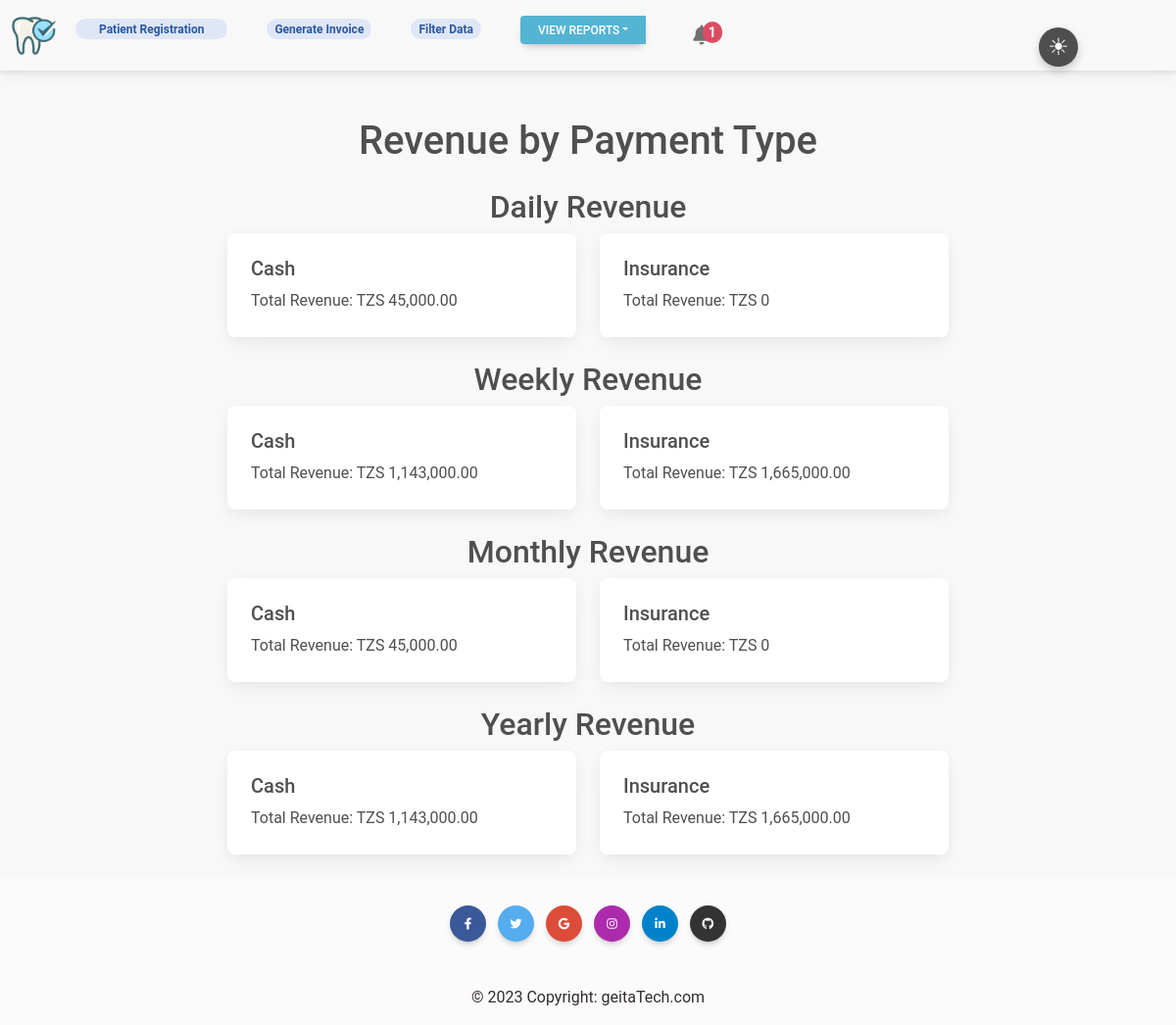
The page /reports/ on the database its author committed.
### patient/models.py (models this page shows)
class PaymentType(models.Model):
    name = models.CharField(max_length=255)
    def __str__(self):
        return self.name

### patient/views.py (the view)
# urls.py: path('reports/', views.RevenueByPaymentTypeView.as_view(), name='reports'),
class RevenueByPaymentTypeView(View):
    def get(self, request, *args, **kwargs):
        payment_types = PaymentType.objects.all()
        today = datetime.now().date()
        last_week_start = today - timedelta(days=today.weekday() + 7)
        last_month_start = today.replace(day=1) - timedelta(days=1)
        last_year_start = today.replace(month=1, day=1) - timedelta(days=1)
        daily_revenue = self.aggregate_revenue(today, today)
        weekly_revenue = self.aggregate_revenue(last_week_start, today)
        monthly_revenue = self.aggregate_revenue(last_month_start, today)
        yearly_revenue = self.aggregate_revenue(last_year_start, today)
        context = {
            'payment_types': payment_types,
            'daily_revenue': daily_revenue,
            'weekly_revenue': weekly_revenue,
            'monthly_revenue': monthly_revenue,
            'yearly_revenue': yearly_revenue,
        }
        return render(request, 'revenue_by_payment_type.html', context)
    def aggregate_revenue(self, start_date, end_date):
        revenue_data = []
        payment_types = PaymentType.objects.all()
        for payment_type in payment_types:
            total_revenue = 0
            medical_histories = MedicalHistory.objects.filter(
                payment_type=payment_type,
                created_at__date__range=(start_date, end_date)
            )
            for history in medical_histories:
                total_revenue += history.calculate_total_price()
            revenue_data.append({
                'payment_type': payment_type,
                'total_revenue': total_revenue,
            })
        return revenue_data

### patient/models.py (called while the page is built)
    def calculate_total_price(self):
        total_price = sum(category.price for category in self.treatment.all())
        total_price += sum(category.price for category in self.investgation.all())
        total_price += sum(category.price for category in self.medication.all())
        return total_price

### patient/template_context.py (called while the page is built)
def upcoming_follow_up_count(request):
    today = datetime.now().date()
    tomorrow = today + timedelta(days=1)
    upcoming_follow_up_count = MedicalHistory.objects.filter(follow_up_date=tomorrow).count()
    return {'upcoming_follow_up_count': upcoming_follow_up_count}

### patient/templates/revenue_by_payment_type.html (shortened to what this page needs)
{% extends 'base.html' %}
{% load humanize %}
{% block content %}
<div class="container mt-5">
    <h1 class="mb-4 text-center">Revenue by Payment Type</h1>
    <h2>Daily Revenue</h2>
    <div class="row">
        {% for item in daily_revenue %}
        <div class="col-md-4 mb-4">
            <div class="card">
                <div class="card-body">
                    <h5 class="card-title">{{ item.payment_type }}</h5>
                    <p class="card-text">Total Revenue: TZS {{ item.total_revenue|intcomma }}</p>
                </div>
            </div>
        </div>
        {% endfor %}
    </div>
    <h2>Weekly Revenue</h2>
    <div class="row">
        {% for item in weekly_revenue %}
        <div class="col-md-4 mb-4">
            <div class="card">
                <div class="card-body">
                    <h5 class="card-title">{{ item.payment_type }}</h5>
                    <p class="card-text">Total Revenue: TZS {{ item.total_revenue|intcomma }}</p>
                </div>
            </div>
        </div>
        {% endfor %}
    </div>
    <h2>Monthly Revenue</h2>
    <div class="row">
        {% for item in monthly_revenue %}
        <div class="col-md-4 mb-4">
            <div class="card">
                <div class="card-body">
                    <h5 class="card-title">{{ item.payment_type }}</h5>
                    <p class="card-text">Total Revenue: TZS {{ item.total_revenue|intcomma }}</p>
                </div>
            </div>
        </div>
        {% endfor %}
    </div>
    <h2>Yearly Revenue</h2>
    <div class="row">
        {% for item in yearly_revenue %}
        <div class="col-md-4 mb-4">
            <div class="card">
                <div class="card-body">
                    <h5 class="card-title">{{ item.payment_type }}</h5>
                    <p class="card-text">Total Revenue: TZS {{ item.total_revenue|intcomma }}</p>
                </div>
            </div>
        </div>
        {% endfor %}
    </div>
</div>
{% endblock %}

### static/css/color_switch.css (style rules this page uses)
body { background-color: #f8f8f8; }

### patient/templates/revenue_by_payment_type.html (style rules this page uses)
.row { justify-content: center; }
h2 { text-align: center; }

### rows shown on the page
PaymentType: payment_type "Cash", total_revenue "45,000.00", total_revenue "1,143,000.00"
PaymentType: payment_type "Insurance", total_revenue "0", total_revenue "1,665,000.00"

### other values the page prints
{{ upcoming_follow_up_count }} "1"
